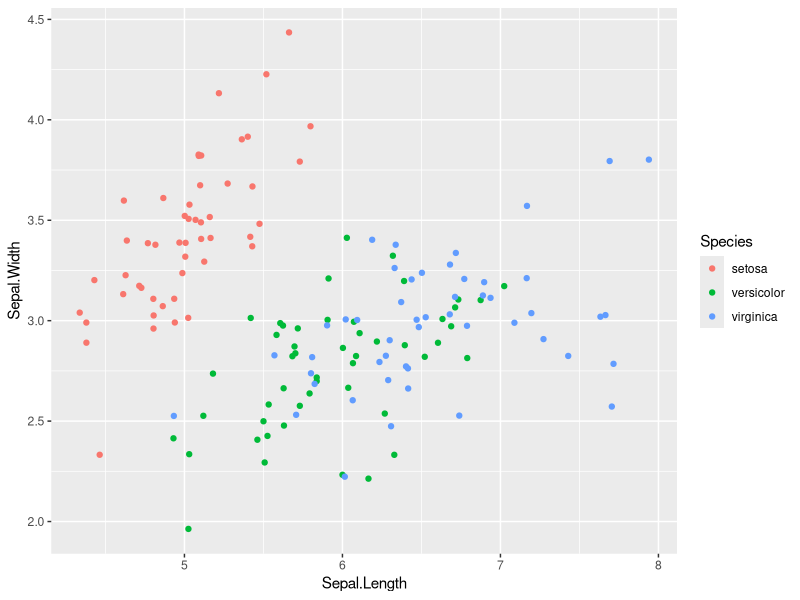
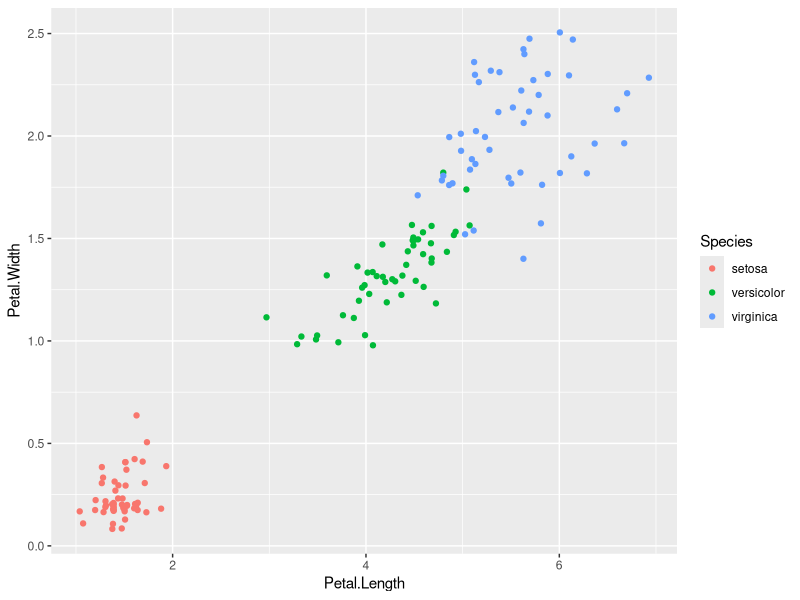
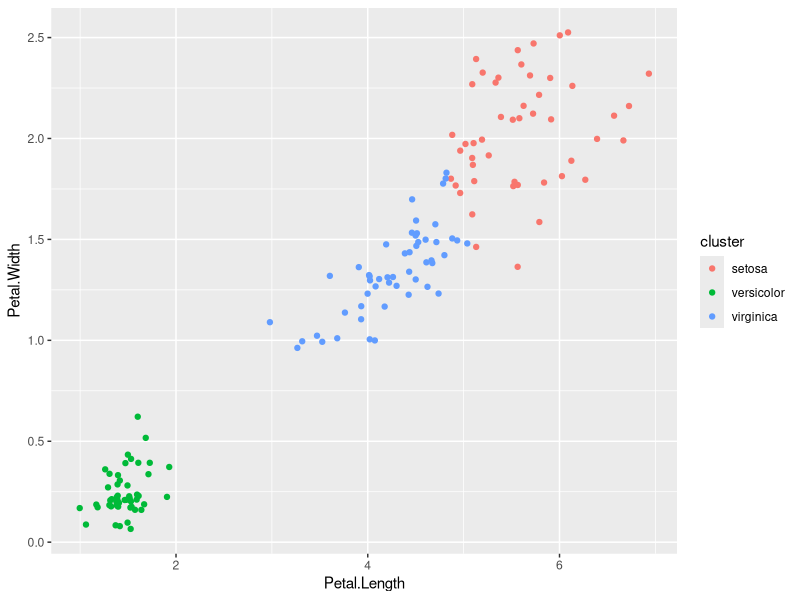
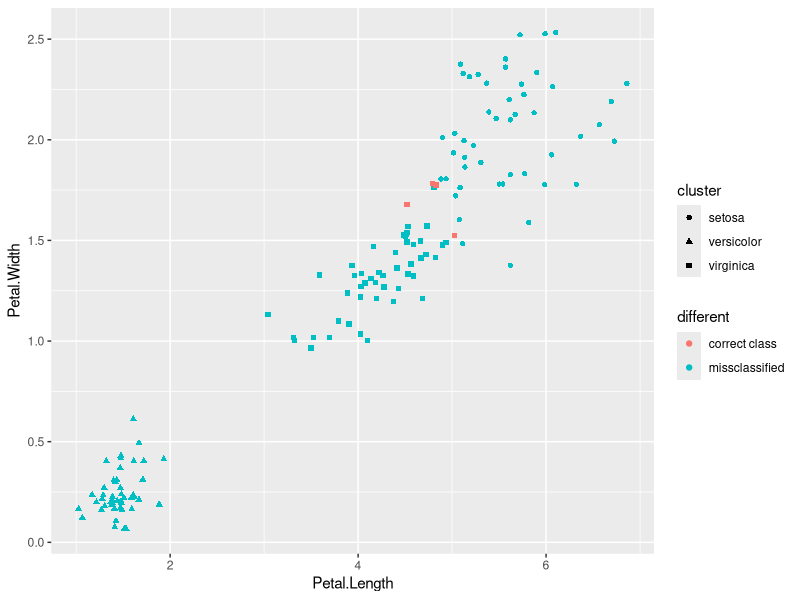
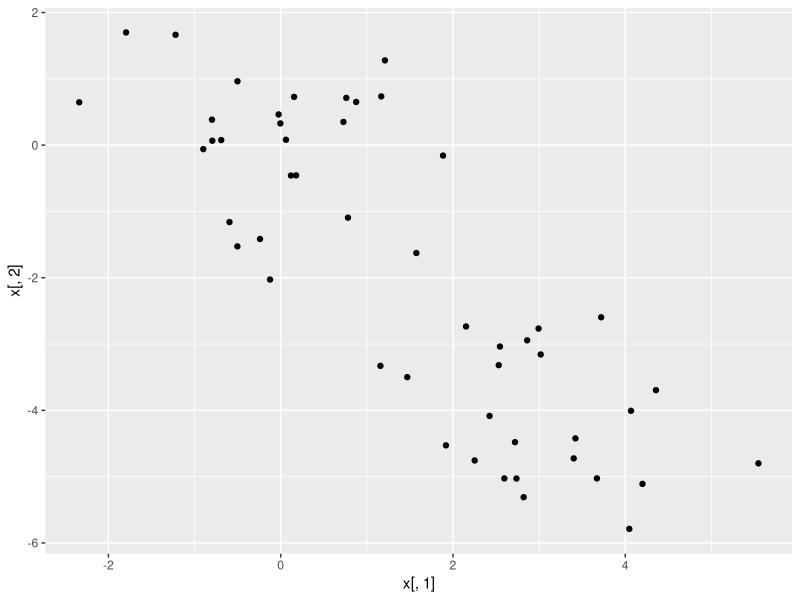
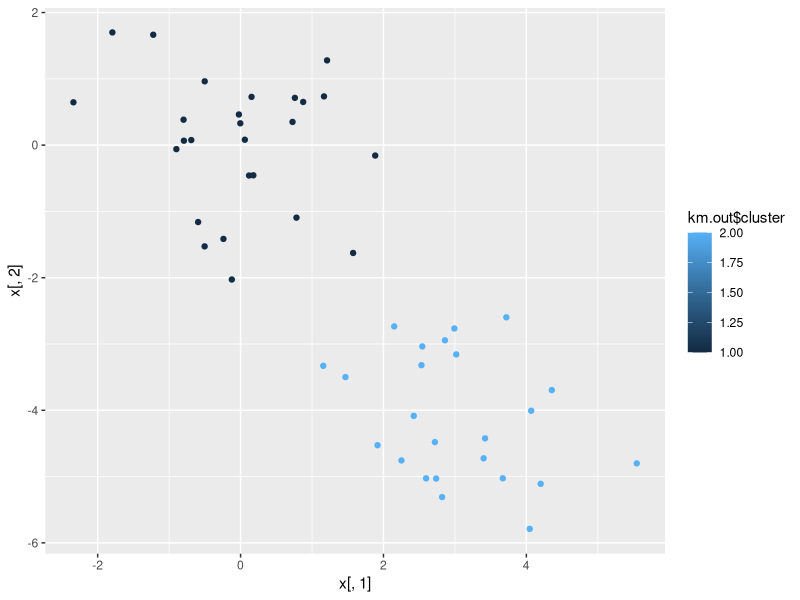
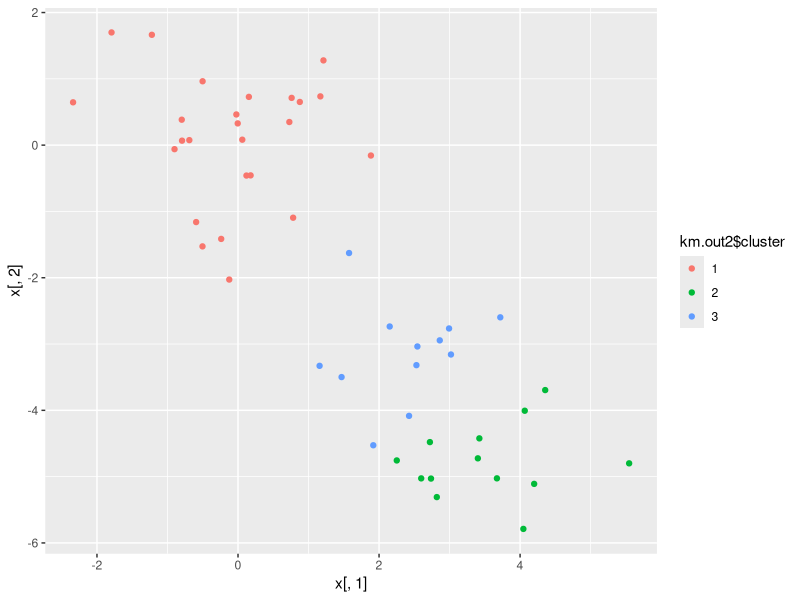
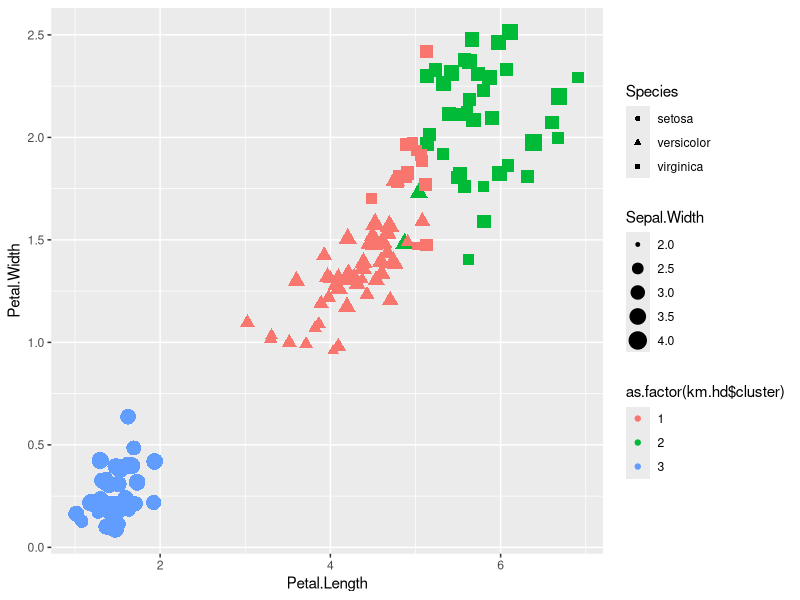

Source code (R) for these figures, in order:
#K-Means Practice
install.packages("dplyr")
install.packages("ggplot2")


#IRIS dataset
library(datasets)
library(dplyr)
library(ggplot2)
head(iris)
iris%>%ggplot(aes(x=Sepal.Length,y=Sepal.Width,color=Species))+geom_jitter()
#Actual Species
iris%>%ggplot(aes(x=Petal.Length,y=Petal.Width,color=Species))+geom_jitter()

set.seed(47)
irisCluster <- kmeans(iris[,3:4],3, nstart=20)

irisCluster

table(irisCluster$cluster, iris$Species)

irisCluster$cluster <- as.factor(irisCluster$cluster)
iris<-cbind(iris,irisCluster$cluster)
iris<-iris%>%mutate(cluster=ifelse(irisCluster$cluster=="1","setosa",ifelse(irisCluster$cluster=="3","versicolor","virginica")))
iris<-iris%>%mutate(different=ifelse(cluster==Species,"correct class","missclassified"))
View(iris)
#Clusters
iris%>%ggplot(aes(Petal.Length,Petal.Width,color=cluster))+geom_jitter()
#Showing Misclassifications
iris%>%ggplot(aes(Petal.Length,Petal.Width, color = different, shape = cluster))+geom_jitter()

#Compstats lab
set.seed(34)
x=matrix(rnorm(50*2),ncol=2)
x[1:25,1]=x[1:25,1]+3
x[1:25,2]=x[1:25,2]-4
x<-as.data.frame(x)
x%>%ggplot(aes(x[,1],x[,2]))+geom_jitter()

km.out<-kmeans(x,2,nstart=20)
km.out$cluster
x%>%ggplot(aes(x[,1],x[,2],color=km.out$cluster))+geom_jitter()


set.seed(29)
km.out2<-kmeans(x,3,nstart=20)
km.out2
km.out2$cluster<-as.factor(km.out2$cluster)
x%>%ggplot(aes(x[,1],x[,2],color=km.out2$cluster))+geom_jitter()

#higher dimensional clustering
set.seed(29)
km.hd<-kmeans(iris[,1:4],3,nstart=20)
km.hd
table(km.hd$cluster,iris$Species)

iris%>%ggplot(aes(x=Petal.Length,y=Petal.Width,color=as.factor(km.hd$cluster),shape=Species,size=Sepal.Width))+geom_jitter()

